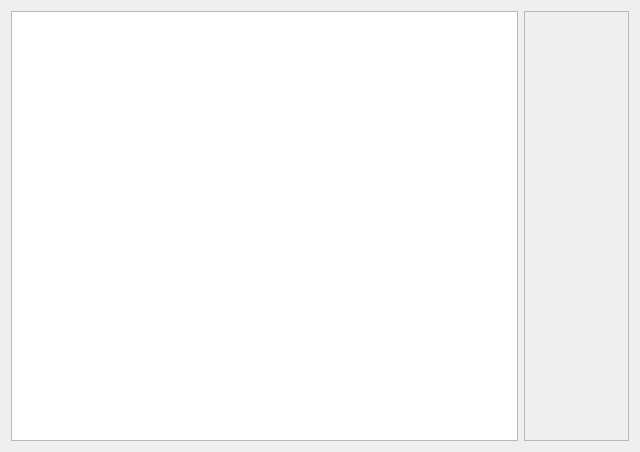
<?xml version="1.0" encoding="UTF-8"?>
<ui version="4.0">
 <class>ToolBag</class>
 <widget class="QWidget" name="ToolBag">
  <property name="geometry">
   <rect>
    <x>0</x>
    <y>0</y>
    <width>640</width>
    <height>452</height>
   </rect>
  </property>
  <property name="sizePolicy">
   <sizepolicy hsizetype="Fixed" vsizetype="Fixed">
    <horstretch>0</horstretch>
    <verstretch>0</verstretch>
   </sizepolicy>
  </property>
  <property name="windowTitle">
   <string>Form</string>
  </property>
  <property name="autoFillBackground">
   <bool>false</bool>
  </property>
  <property name="styleSheet">
   <string notr="true"/>
  </property>
  <layout class="QHBoxLayout" name="horizontalLayout">
   <item>
    <widget class="QListWidget" name="webList"/>
   </item>
   <item>
    <widget class="QFrame" name="frame">
     <property name="sizePolicy">
      <sizepolicy hsizetype="Preferred" vsizetype="Preferred">
       <horstretch>0</horstretch>
       <verstretch>0</verstretch>
      </sizepolicy>
     </property>
     <property name="frameShape">
      <enum>QFrame::StyledPanel</enum>
     </property>
     <property name="frameShadow">
      <enum>QFrame::Raised</enum>
     </property>
     <layout class="QVBoxLayout" name="verticalLayout">
      <item>
       <widget class="QPushButton" name="createButton">
        <property name="sizePolicy">
         <sizepolicy hsizetype="Fixed" vsizetype="Fixed">
          <horstretch>0</horstretch>
          <verstretch>0</verstretch>
         </sizepolicy>
        </property>
        <property name="minimumSize">
         <size>
          <width>85</width>
          <height>85</height>
         </size>
        </property>
        <property name="styleSheet">
         <string notr="true">border-style:none;
padding:11px;
border-radius:3px;
background:transparent;</string>
        </property>
        <property name="text">
         <string/>
        </property>
        <property name="iconSize">
         <size>
          <width>70</width>
          <height>70</height>
         </size>
        </property>
        <property name="shortcut">
         <string/>
        </property>
       </widget>
      </item>
      <item>
       <widget class="QPushButton" name="editButton">
        <property name="sizePolicy">
         <sizepolicy hsizetype="Fixed" vsizetype="Fixed">
          <horstretch>0</horstretch>
          <verstretch>0</verstretch>
         </sizepolicy>
        </property>
        <property name="minimumSize">
         <size>
          <width>85</width>
          <height>85</height>
         </size>
        </property>
        <property name="styleSheet">
         <string notr="true">border-style:none;
padding:11px;
border-radius:3px;
background:transparent;</string>
        </property>
        <property name="text">
         <string/>
        </property>
        <property name="iconSize">
         <size>
          <width>70</width>
          <height>70</height>
         </size>
        </property>
       </widget>
      </item>
      <item>
       <widget class="QPushButton" name="deleteButton">
        <property name="sizePolicy">
         <sizepolicy hsizetype="Fixed" vsizetype="Fixed">
          <horstretch>85</horstretch>
          <verstretch>85</verstretch>
         </sizepolicy>
        </property>
        <property name="minimumSize">
         <size>
          <width>85</width>
          <height>85</height>
         </size>
        </property>
        <property name="styleSheet">
         <string notr="true">border-style:none;
padding:11px;
border-radius:3px;
background:transparent;</string>
        </property>
        <property name="text">
         <string/>
        </property>
        <property name="iconSize">
         <size>
          <width>70</width>
          <height>70</height>
         </size>
        </property>
       </widget>
      </item>
      <item>
       <widget class="QPushButton" name="openButton">
        <property name="sizePolicy">
         <sizepolicy hsizetype="Fixed" vsizetype="Fixed">
          <horstretch>50</horstretch>
          <verstretch>0</verstretch>
         </sizepolicy>
        </property>
        <property name="minimumSize">
         <size>
          <width>85</width>
          <height>85</height>
         </size>
        </property>
        <property name="styleSheet">
         <string notr="true">border-style:none;
padding:11px;
border-radius:3px;
background:transparent;</string>
        </property>
        <property name="text">
         <string/>
        </property>
        <property name="iconSize">
         <size>
          <width>70</width>
          <height>70</height>
         </size>
        </property>
       </widget>
      </item>
     </layout>
    </widget>
   </item>
  </layout>
 </widget>
 <resources/>
 <connections/>
</ui>
